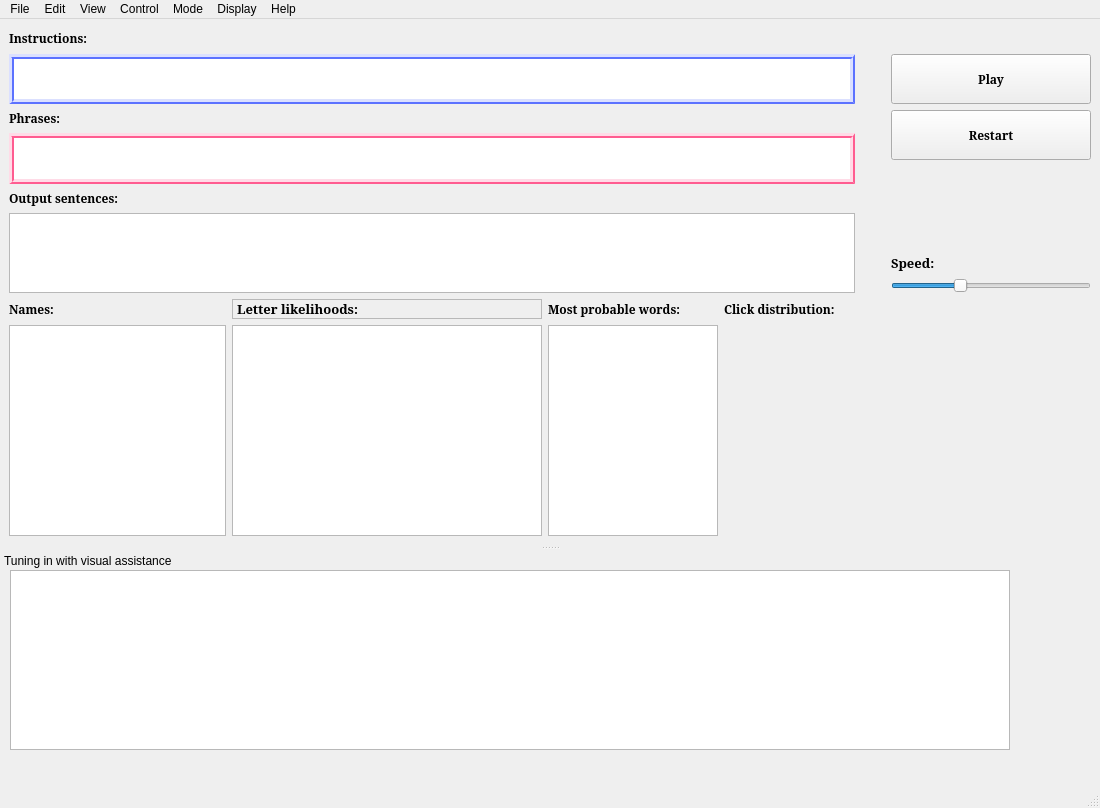
<?xml version="1.0" encoding="UTF-8"?>
<ui version="4.0">
 <class>MainWindow</class>
 <widget class="QMainWindow" name="MainWindow">
  <property name="geometry">
   <rect>
    <x>0</x>
    <y>0</y>
    <width>1100</width>
    <height>808</height>
   </rect>
  </property>
  <property name="sizePolicy">
   <sizepolicy hsizetype="Minimum" vsizetype="MinimumExpanding">
    <horstretch>0</horstretch>
    <verstretch>0</verstretch>
   </sizepolicy>
  </property>
  <property name="minimumSize">
   <size>
    <width>1100</width>
    <height>500</height>
   </size>
  </property>
  <property name="windowTitle">
   <string>Ticker</string>
  </property>
  <property name="autoFillBackground">
   <bool>false</bool>
  </property>
  <widget class="QWidget" name="centralwidget">
   <property name="sizePolicy">
    <sizepolicy hsizetype="MinimumExpanding" vsizetype="Preferred">
     <horstretch>0</horstretch>
     <verstretch>0</verstretch>
    </sizepolicy>
   </property>
   <property name="minimumSize">
    <size>
     <width>1013</width>
     <height>0</height>
    </size>
   </property>
   <property name="focusPolicy">
    <enum>Qt::NoFocus</enum>
   </property>
   <property name="autoFillBackground">
    <bool>false</bool>
   </property>
   <layout class="QGridLayout" name="gridLayout_6">
    <item row="0" column="0">
     <widget class="QLabel" name="label_instructions_title">
      <property name="sizePolicy">
       <sizepolicy hsizetype="Preferred" vsizetype="Fixed">
        <horstretch>10</horstretch>
        <verstretch>0</verstretch>
       </sizepolicy>
      </property>
      <property name="minimumSize">
       <size>
        <width>0</width>
        <height>20</height>
       </size>
      </property>
      <property name="font">
       <font>
        <family>Serif</family>
        <weight>75</weight>
        <bold>true</bold>
       </font>
      </property>
      <property name="toolTip">
       <string>Visual instructions</string>
      </property>
      <property name="text">
       <string>Instructions:</string>
      </property>
     </widget>
    </item>
    <item row="4" column="0">
     <widget class="QTextEdit" name="label_instructions">
      <property name="sizePolicy">
       <sizepolicy hsizetype="Expanding" vsizetype="Fixed">
        <horstretch>0</horstretch>
        <verstretch>0</verstretch>
       </sizepolicy>
      </property>
      <property name="minimumSize">
       <size>
        <width>500</width>
        <height>50</height>
       </size>
      </property>
      <property name="maximumSize">
       <size>
        <width>16777215</width>
        <height>50</height>
       </size>
      </property>
      <property name="font">
       <font>
        <family>Monospace</family>
        <pointsize>18</pointsize>
       </font>
      </property>
      <property name="cursor" stdset="0">
       <cursorShape>IBeamCursor</cursorShape>
      </property>
      <property name="focusPolicy">
       <enum>Qt::NoFocus</enum>
      </property>
      <property name="toolTip">
       <string/>
      </property>
      <property name="styleSheet">
       <string>border-style:ridge;
border-color: rgb(92, 114, 255);
border-width:5px;
</string>
      </property>
      <property name="readOnly">
       <bool>false</bool>
      </property>
     </widget>
    </item>
    <item row="7" column="0">
     <widget class="QLabel" name="label_word_output">
      <property name="sizePolicy">
       <sizepolicy hsizetype="Expanding" vsizetype="Fixed">
        <horstretch>0</horstretch>
        <verstretch>10</verstretch>
       </sizepolicy>
      </property>
      <property name="font">
       <font>
        <family>Serif</family>
        <weight>75</weight>
        <bold>true</bold>
       </font>
      </property>
      <property name="toolTip">
       <string>Word selections are displayed here</string>
      </property>
      <property name="text">
       <string>Output sentences:</string>
      </property>
      <property name="textFormat">
       <enum>Qt::PlainText</enum>
      </property>
     </widget>
    </item>
    <item row="9" column="0" colspan="7">
     <layout class="QGridLayout" name="gridLayout_5">
      <item row="2" column="0">
       <widget class="QGraphicsView" name="channel_names">
        <property name="sizePolicy">
         <sizepolicy hsizetype="Fixed" vsizetype="Expanding">
          <horstretch>0</horstretch>
          <verstretch>0</verstretch>
         </sizepolicy>
        </property>
        <property name="minimumSize">
         <size>
          <width>217</width>
          <height>211</height>
         </size>
        </property>
        <property name="font">
         <font>
          <family>Monospace</family>
          <pointsize>16</pointsize>
         </font>
        </property>
        <property name="verticalScrollBarPolicy">
         <enum>Qt::ScrollBarAlwaysOff</enum>
        </property>
        <property name="horizontalScrollBarPolicy">
         <enum>Qt::ScrollBarAlwaysOff</enum>
        </property>
       </widget>
      </item>
      <item row="1" column="0">
       <widget class="QLabel" name="label_channel_names">
        <property name="font">
         <font>
          <family>Serif</family>
          <weight>75</weight>
          <bold>true</bold>
         </font>
        </property>
        <property name="toolTip">
         <string>Names of the people reading different parts of the alphabet</string>
        </property>
        <property name="text">
         <string>Names:</string>
        </property>
       </widget>
      </item>
      <item row="1" column="1">
       <widget class="QLabel" name="label_letter_likelihoods">
        <property name="sizePolicy">
         <sizepolicy hsizetype="Expanding" vsizetype="Minimum">
          <horstretch>0</horstretch>
          <verstretch>0</verstretch>
         </sizepolicy>
        </property>
        <property name="font">
         <font>
          <family>Serif</family>
          <pointsize>10</pointsize>
          <weight>75</weight>
          <italic>false</italic>
          <bold>true</bold>
         </font>
        </property>
        <property name="toolTip">
         <string>After a click the more likely letters will be darker</string>
        </property>
        <property name="frameShape">
         <enum>QFrame::StyledPanel</enum>
        </property>
        <property name="frameShadow">
         <enum>QFrame::Sunken</enum>
        </property>
        <property name="lineWidth">
         <number>1</number>
        </property>
        <property name="text">
         <string>Letter likelihoods:</string>
        </property>
        <property name="textFormat">
         <enum>Qt::PlainText</enum>
        </property>
       </widget>
      </item>
      <item row="1" column="4">
       <widget class="QLabel" name="label_click_distribution">
        <property name="font">
         <font>
          <family>Serif</family>
          <weight>75</weight>
          <bold>true</bold>
         </font>
        </property>
        <property name="toolTip">
         <string>Visualisation of click delay distribution</string>
        </property>
        <property name="text">
         <string>Click distribution:</string>
        </property>
       </widget>
      </item>
      <item row="2" column="2">
       <widget class="QTextEdit" name="best_words_disp">
        <property name="sizePolicy">
         <sizepolicy hsizetype="MinimumExpanding" vsizetype="Expanding">
          <horstretch>0</horstretch>
          <verstretch>0</verstretch>
         </sizepolicy>
        </property>
        <property name="minimumSize">
         <size>
          <width>170</width>
          <height>211</height>
         </size>
        </property>
        <property name="font">
         <font>
          <family>Monospace</family>
          <pointsize>12</pointsize>
         </font>
        </property>
        <property name="focusPolicy">
         <enum>Qt::NoFocus</enum>
        </property>
        <property name="lineWidth">
         <number>3</number>
        </property>
        <property name="lineWrapMode">
         <enum>QTextEdit::NoWrap</enum>
        </property>
       </widget>
      </item>
      <item row="1" column="2">
       <widget class="QLabel" name="label_best_words">
        <property name="sizePolicy">
         <sizepolicy hsizetype="Expanding" vsizetype="Minimum">
          <horstretch>0</horstretch>
          <verstretch>0</verstretch>
         </sizepolicy>
        </property>
        <property name="font">
         <font>
          <family>Serif</family>
          <weight>75</weight>
          <bold>true</bold>
         </font>
        </property>
        <property name="toolTip">
         <string>Display of most probable words in dictionary.</string>
        </property>
        <property name="text">
         <string>Most probable words:</string>
        </property>
       </widget>
      </item>
      <item row="2" column="1">
       <widget class="QGraphicsView" name="alphabet_likelihood_view">
        <property name="sizePolicy">
         <sizepolicy hsizetype="Fixed" vsizetype="Fixed">
          <horstretch>0</horstretch>
          <verstretch>0</verstretch>
         </sizepolicy>
        </property>
        <property name="minimumSize">
         <size>
          <width>310</width>
          <height>211</height>
         </size>
        </property>
        <property name="maximumSize">
         <size>
          <width>320</width>
          <height>211</height>
         </size>
        </property>
        <property name="font">
         <font>
          <family>Monospace</family>
          <pointsize>16</pointsize>
          <weight>50</weight>
          <bold>false</bold>
         </font>
        </property>
        <property name="focusPolicy">
         <enum>Qt::NoFocus</enum>
        </property>
        <property name="verticalScrollBarPolicy">
         <enum>Qt::ScrollBarAlwaysOff</enum>
        </property>
        <property name="horizontalScrollBarPolicy">
         <enum>Qt::ScrollBarAlwaysOff</enum>
        </property>
       </widget>
      </item>
      <item row="2" column="4">
       <widget class="QWidget" name="click_distribution_view" native="true">
        <property name="minimumSize">
         <size>
          <width>500</width>
          <height>211</height>
         </size>
        </property>
       </widget>
      </item>
      <item row="3" column="1">
       <spacer name="verticalSpacer">
        <property name="orientation">
         <enum>Qt::Vertical</enum>
        </property>
        <property name="sizeHint" stdset="0">
         <size>
          <width>20</width>
          <height>40</height>
         </size>
        </property>
       </spacer>
      </item>
     </layout>
    </item>
    <item row="8" column="0">
     <widget class="QTextEdit" name="selected_words_disp">
      <property name="sizePolicy">
       <sizepolicy hsizetype="Preferred" vsizetype="Fixed">
        <horstretch>0</horstretch>
        <verstretch>100</verstretch>
       </sizepolicy>
      </property>
      <property name="minimumSize">
       <size>
        <width>500</width>
        <height>80</height>
       </size>
      </property>
      <property name="maximumSize">
       <size>
        <width>16777215</width>
        <height>80</height>
       </size>
      </property>
      <property name="font">
       <font>
        <family>Monospace</family>
        <pointsize>12</pointsize>
       </font>
      </property>
      <property name="focusPolicy">
       <enum>Qt::NoFocus</enum>
      </property>
      <property name="toolTip">
       <string/>
      </property>
      <property name="verticalScrollBarPolicy">
       <enum>Qt::ScrollBarAsNeeded</enum>
      </property>
      <property name="horizontalScrollBarPolicy">
       <enum>Qt::ScrollBarAlwaysOff</enum>
      </property>
      <property name="html">
       <string>&lt;!DOCTYPE HTML PUBLIC &quot;-//W3C//DTD HTML 4.0//EN&quot; &quot;http://www.w3.org/TR/REC-html40/strict.dtd&quot;&gt;
&lt;html&gt;&lt;head&gt;&lt;meta name=&quot;qrichtext&quot; content=&quot;1&quot; /&gt;&lt;style type=&quot;text/css&quot;&gt;
p, li { white-space: pre-wrap; }
&lt;/style&gt;&lt;/head&gt;&lt;body style=&quot; font-family:'Monospace'; font-size:12pt; font-weight:400; font-style:normal;&quot;&gt;
&lt;p style=&quot; margin-top:0px; margin-bottom:0px; margin-left:0px; margin-right:0px; -qt-block-indent:0; text-indent:0px;&quot;&gt; &lt;/p&gt;&lt;/body&gt;&lt;/html&gt;</string>
      </property>
     </widget>
    </item>
    <item row="4" column="6" rowspan="5">
     <layout class="QGridLayout" name="gridLayout">
      <property name="sizeConstraint">
       <enum>QLayout::SetMinimumSize</enum>
      </property>
      <item row="2" column="0">
       <widget class="QPushButton" name="clear_button">
        <property name="sizePolicy">
         <sizepolicy hsizetype="Minimum" vsizetype="Fixed">
          <horstretch>0</horstretch>
          <verstretch>0</verstretch>
         </sizepolicy>
        </property>
        <property name="minimumSize">
         <size>
          <width>60</width>
          <height>50</height>
         </size>
        </property>
        <property name="font">
         <font>
          <family>Serif</family>
          <weight>75</weight>
          <bold>true</bold>
         </font>
        </property>
        <property name="focusPolicy">
         <enum>Qt::NoFocus</enum>
        </property>
        <property name="text">
         <string>Restart</string>
        </property>
        <property name="checkable">
         <bool>false</bool>
        </property>
       </widget>
      </item>
      <item row="5" column="0">
       <widget class="QSlider" name="scrollbar_letter_speed">
        <property name="sizePolicy">
         <sizepolicy hsizetype="Minimum" vsizetype="Fixed">
          <horstretch>0</horstretch>
          <verstretch>0</verstretch>
         </sizepolicy>
        </property>
        <property name="minimumSize">
         <size>
          <width>200</width>
          <height>0</height>
         </size>
        </property>
        <property name="minimum">
         <number>50</number>
        </property>
        <property name="maximum">
         <number>95</number>
        </property>
        <property name="pageStep">
         <number>1</number>
        </property>
        <property name="value">
         <number>65</number>
        </property>
        <property name="orientation">
         <enum>Qt::Horizontal</enum>
        </property>
       </widget>
      </item>
      <item row="3" column="0">
       <layout class="QGridLayout" name="gridLayout_3">
        <item row="3" column="0">
         <widget class="QLabel" name="label_letter_speed">
          <property name="font">
           <font>
            <family>Serif</family>
            <pointsize>10</pointsize>
            <weight>75</weight>
            <bold>true</bold>
           </font>
          </property>
          <property name="toolTip">
           <string>Sound overlap, if=0.0 all voice will speak simultaneously.</string>
          </property>
          <property name="text">
           <string>Speed:</string>
          </property>
         </widget>
        </item>
        <item row="2" column="0">
         <spacer name="verticalSpacer_2">
          <property name="orientation">
           <enum>Qt::Vertical</enum>
          </property>
          <property name="sizeHint" stdset="0">
           <size>
            <width>20</width>
            <height>40</height>
           </size>
          </property>
         </spacer>
        </item>
       </layout>
      </item>
      <item row="0" column="0">
       <widget class="QPushButton" name="button_pause">
        <property name="minimumSize">
         <size>
          <width>60</width>
          <height>50</height>
         </size>
        </property>
        <property name="font">
         <font>
          <family>Serif</family>
          <weight>75</weight>
          <bold>true</bold>
         </font>
        </property>
        <property name="focusPolicy">
         <enum>Qt::NoFocus</enum>
        </property>
        <property name="text">
         <string>Play</string>
        </property>
        <property name="checkable">
         <bool>true</bool>
        </property>
       </widget>
      </item>
     </layout>
    </item>
    <item row="6" column="0">
     <widget class="QTextEdit" name="phrase_disp">
      <property name="sizePolicy">
       <sizepolicy hsizetype="Ignored" vsizetype="Fixed">
        <horstretch>0</horstretch>
        <verstretch>0</verstretch>
       </sizepolicy>
      </property>
      <property name="minimumSize">
       <size>
        <width>700</width>
        <height>50</height>
       </size>
      </property>
      <property name="font">
       <font>
        <family>Monospace</family>
        <pointsize>18</pointsize>
       </font>
      </property>
      <property name="focusPolicy">
       <enum>Qt::NoFocus</enum>
      </property>
      <property name="styleSheet">
       <string notr="true">border-style:ridge;
border-color: rgb(255, 92, 144);
border-width:5px;
</string>
      </property>
     </widget>
    </item>
    <item row="5" column="0">
     <widget class="QLabel" name="label_phrases">
      <property name="sizePolicy">
       <sizepolicy hsizetype="Preferred" vsizetype="Preferred">
        <horstretch>0</horstretch>
        <verstretch>10</verstretch>
       </sizepolicy>
      </property>
      <property name="font">
       <font>
        <family>Serif</family>
        <weight>75</weight>
        <bold>true</bold>
       </font>
      </property>
      <property name="text">
       <string>Phrases:</string>
      </property>
     </widget>
    </item>
   </layout>
  </widget>
  <widget class="QMenuBar" name="menubar">
   <property name="geometry">
    <rect>
     <x>0</x>
     <y>0</y>
     <width>1100</width>
     <height>23</height>
    </rect>
   </property>
   <widget class="QMenu" name="menuFile">
    <property name="title">
     <string>File</string>
    </property>
    <addaction name="action_open"/>
    <addaction name="action_save"/>
    <addaction name="action_close"/>
   </widget>
   <widget class="QMenu" name="menuEdit">
    <property name="title">
     <string>Edit</string>
    </property>
    <addaction name="action_dictionary"/>
    <addaction name="action_volume"/>
    <addaction name="action_settings"/>
   </widget>
   <widget class="QMenu" name="menuView">
    <property name="title">
     <string>View</string>
    </property>
    <addaction name="action_alphabet"/>
   </widget>
   <widget class="QMenu" name="menuControl">
    <property name="title">
     <string>Control</string>
    </property>
    <addaction name="action_space_bar"/>
    <addaction name="action_port"/>
   </widget>
   <widget class="QMenu" name="menuHelp">
    <property name="title">
     <string>Help</string>
    </property>
    <addaction name="action_about_ticker"/>
   </widget>
   <widget class="QMenu" name="menuMode">
    <property name="title">
     <string>Mode</string>
    </property>
    <addaction name="action_calibrate"/>
    <addaction name="action_fast_mode"/>
    <addaction name="action_practise"/>
    <addaction name="action_tutorial"/>
    <addaction name="action_inc_phrases"/>
   </widget>
   <widget class="QMenu" name="menuDisplay">
    <property name="title">
     <string>Display</string>
    </property>
    <addaction name="action_clear_2"/>
   </widget>
   <addaction name="menuFile"/>
   <addaction name="menuEdit"/>
   <addaction name="menuView"/>
   <addaction name="menuControl"/>
   <addaction name="menuMode"/>
   <addaction name="menuDisplay"/>
   <addaction name="menuHelp"/>
  </widget>
  <widget class="QStatusBar" name="statusbar"/>
  <widget class="QDockWidget" name="alphabet_widget_display">
   <property name="sizePolicy">
    <sizepolicy hsizetype="Fixed" vsizetype="Fixed">
     <horstretch>0</horstretch>
     <verstretch>0</verstretch>
    </sizepolicy>
   </property>
   <property name="minimumSize">
    <size>
     <width>1200</width>
     <height>235</height>
    </size>
   </property>
   <property name="windowTitle">
    <string>Tuning in with visual assistance</string>
   </property>
   <attribute name="dockWidgetArea">
    <number>8</number>
   </attribute>
   <widget class="QWidget" name="alphabet_widget">
    <widget class="QGraphicsView" name="alphabet_view">
     <property name="geometry">
      <rect>
       <x>10</x>
       <y>0</y>
       <width>1000</width>
       <height>180</height>
      </rect>
     </property>
     <property name="sizePolicy">
      <sizepolicy hsizetype="Fixed" vsizetype="Fixed">
       <horstretch>0</horstretch>
       <verstretch>0</verstretch>
      </sizepolicy>
     </property>
     <property name="font">
      <font>
       <family>Monospace</family>
       <pointsize>16</pointsize>
      </font>
     </property>
     <property name="focusPolicy">
      <enum>Qt::NoFocus</enum>
     </property>
     <property name="verticalScrollBarPolicy">
      <enum>Qt::ScrollBarAlwaysOff</enum>
     </property>
     <property name="horizontalScrollBarPolicy">
      <enum>Qt::ScrollBarAlwaysOff</enum>
     </property>
    </widget>
   </widget>
  </widget>
  <action name="edit_alphabet">
   <property name="text">
    <string>Alphabet</string>
   </property>
  </action>
  <action name="action_click_selections">
   <property name="checkable">
    <bool>true</bool>
   </property>
   <property name="checked">
    <bool>true</bool>
   </property>
   <property name="text">
    <string>Selected letters/words</string>
   </property>
  </action>
  <action name="action_click_distribution">
   <property name="checkable">
    <bool>true</bool>
   </property>
   <property name="checked">
    <bool>true</bool>
   </property>
   <property name="text">
    <string>Click distribution</string>
   </property>
  </action>
  <action name="action_best_words">
   <property name="checkable">
    <bool>true</bool>
   </property>
   <property name="checked">
    <bool>true</bool>
   </property>
   <property name="text">
    <string>Most probable words</string>
   </property>
  </action>
  <action name="action_open">
   <property name="checkable">
    <bool>false</bool>
   </property>
   <property name="enabled">
    <bool>true</bool>
   </property>
   <property name="text">
    <string>Open</string>
   </property>
  </action>
  <action name="action_letter_likelihoods">
   <property name="checkable">
    <bool>true</bool>
   </property>
   <property name="checked">
    <bool>true</bool>
   </property>
   <property name="text">
    <string>Letter likelhoods</string>
   </property>
  </action>
  <action name="action_minimum_view">
   <property name="checkable">
    <bool>true</bool>
   </property>
   <property name="checked">
    <bool>false</bool>
   </property>
   <property name="text">
    <string>Show minimum</string>
   </property>
  </action>
  <action name="action_dictionary">
   <property name="checkable">
    <bool>false</bool>
   </property>
   <property name="text">
    <string>Dictionary</string>
   </property>
  </action>
  <action name="action_save">
   <property name="checkable">
    <bool>false</bool>
   </property>
   <property name="enabled">
    <bool>true</bool>
   </property>
   <property name="text">
    <string>Save</string>
   </property>
  </action>
  <action name="action_close">
   <property name="text">
    <string>Close</string>
   </property>
   <property name="shortcut">
    <string>Ctrl+W</string>
   </property>
  </action>
  <action name="action_alphabet">
   <property name="checkable">
    <bool>true</bool>
   </property>
   <property name="checked">
    <bool>true</bool>
   </property>
   <property name="text">
    <string>Alphabet</string>
   </property>
  </action>
  <action name="actionB">
   <property name="text">
    <string>b</string>
   </property>
  </action>
  <action name="action_volume">
   <property name="text">
    <string>Volume</string>
   </property>
  </action>
  <action name="action_settings">
   <property name="checkable">
    <bool>false</bool>
   </property>
   <property name="text">
    <string>Settings</string>
   </property>
  </action>
  <action name="action_space_bar">
   <property name="checkable">
    <bool>true</bool>
   </property>
   <property name="checked">
    <bool>true</bool>
   </property>
   <property name="text">
    <string>Space bar</string>
   </property>
  </action>
  <action name="action_port">
   <property name="checkable">
    <bool>true</bool>
   </property>
   <property name="checked">
    <bool>true</bool>
   </property>
   <property name="text">
    <string>Port 20320</string>
   </property>
  </action>
  <action name="action_about_ticker">
   <property name="text">
    <string>About Ticker</string>
   </property>
  </action>
  <action name="action_clear">
   <property name="text">
    <string>Clear</string>
   </property>
  </action>
  <action name="action_calibrate">
   <property name="checkable">
    <bool>true</bool>
   </property>
   <property name="checked">
    <bool>true</bool>
   </property>
   <property name="text">
    <string>Calibrate (&quot;yes_&quot;)</string>
   </property>
  </action>
  <action name="action_practise">
   <property name="checkable">
    <bool>true</bool>
   </property>
   <property name="text">
    <string>Practise Clicks</string>
   </property>
  </action>
  <action name="action_tutorial">
   <property name="checkable">
    <bool>true</bool>
   </property>
   <property name="text">
    <string>Tutorial</string>
   </property>
   <property name="visible">
    <bool>false</bool>
   </property>
  </action>
  <action name="action_inc_phrases">
   <property name="checkable">
    <bool>true</bool>
   </property>
   <property name="checked">
    <bool>false</bool>
   </property>
   <property name="text">
    <string>Incremet Phrases</string>
   </property>
   <property name="visible">
    <bool>false</bool>
   </property>
  </action>
  <action name="action_fast_mode">
   <property name="checkable">
    <bool>true</bool>
   </property>
   <property name="checked">
    <bool>true</bool>
   </property>
   <property name="text">
    <string>Fast Mode</string>
   </property>
  </action>
  <action name="action_clear_2">
   <property name="text">
    <string>Clear</string>
   </property>
  </action>
 </widget>
 <resources/>
 <connections/>
 <designerdata>
  <property name="gridDeltaX">
   <number>10</number>
  </property>
  <property name="gridDeltaY">
   <number>10</number>
  </property>
  <property name="gridSnapX">
   <bool>true</bool>
  </property>
  <property name="gridSnapY">
   <bool>true</bool>
  </property>
  <property name="gridVisible">
   <bool>true</bool>
  </property>
 </designerdata>
</ui>
